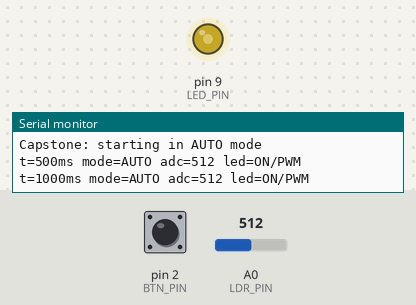
Bench run of a sketch on a simulated Arduino Uno, built with avr-gcc and run on an emulated ATmega328P. On the bench: output pins drawn as LEDs (lit = HIGH), the last lines printed to the serial monitor. Dashed ring = blinking. The inputs (shaded band) are chosen by the test bench; at power-on: A0 (LDR_PIN) = 512, pin 2 (BTN_PIN) HIGH.

Above: at 1.2 s.
1.3 s: A0 (LDR_PIN) set to 716
At 1.6 s:
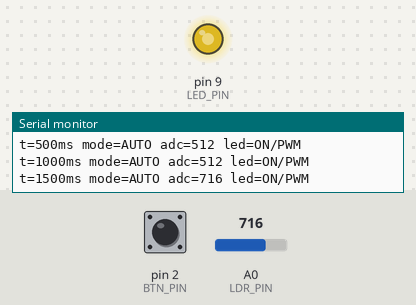
2.8 s: pin 2 (BTN_PIN) pulled LOW for 1 s
At 4.3 s:
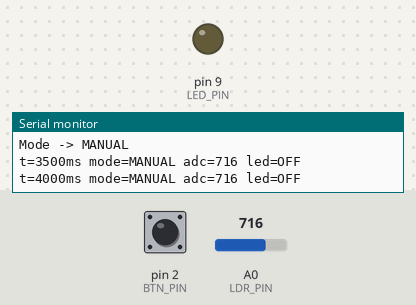
5.3 s: pin 2 (BTN_PIN) pulled LOW for 0.15 s
At 6.6 s:
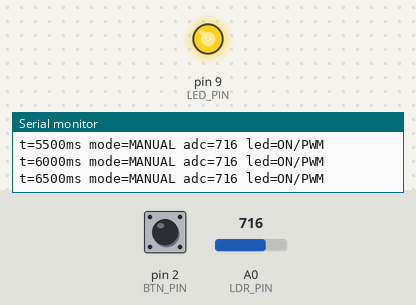
6.9 s: pin 2 (BTN_PIN) pulsed LOW 5 times (0.12 s each, 0.3 s apart)
At 7.47 s:
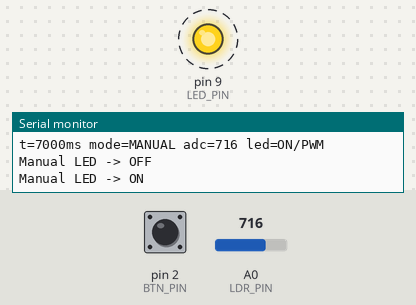
9.9 s: pin 2 (BTN_PIN) driven LOW
At 11.0 s:
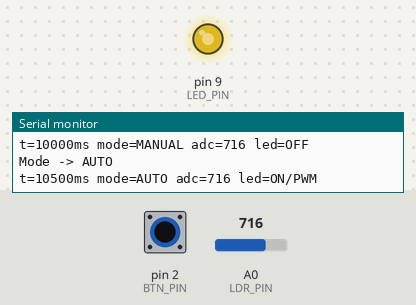
11.9 s: A0 (LDR_PIN) set to 122
At 13.3 s:
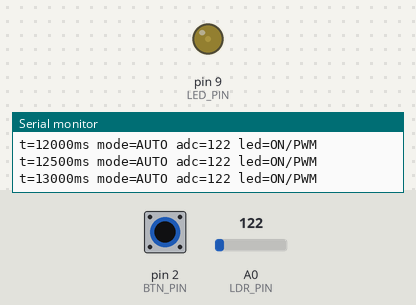
Timing chart, 0 to 14.4 s (numbered marks = the images above; inputs shaded):
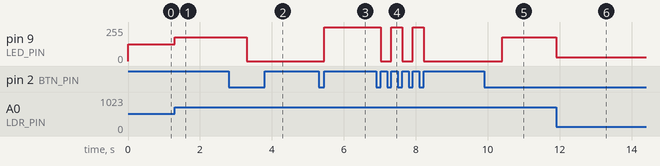

The sketch:

exp-36-putting-it-all-together.ino
```cpp
// Capstone — LDR + LED + button.
// Two modes: AUTO (LDR brightness controls LED) and MANUAL (button toggles
// the LED on/off). Press the button briefly to TOGGLE in MANUAL mode; hold
// the button (>500ms) to SWITCH MODES. Serial logs every state change.

#define LDR_PIN A0
#define LED_PIN 9
#define BTN_PIN 2
#define HOLD_MS 500UL
#define LOG_PERIOD_MS 500UL

enum Mode { AUTO, MANUAL };
Mode mode = AUTO;
bool manualLedOn = false;

int lastBtnReading = HIGH;
unsigned long pressStarted = 0;
bool modeSwitchedThisPress = false;
unsigned long lastLog = 0;

void applyOutput(int adcReading) {
  if (mode == AUTO) {
    // Brighter when darker. ADC reading rises with darkness in this divider.
    int pwm = map(adcReading, 0, 1023, 0, 255);
    analogWrite(LED_PIN, pwm);
  } else {
    digitalWrite(LED_PIN, manualLedOn ? HIGH : LOW);
  }
}

void setup() {
  Serial.begin(9600);
  pinMode(LED_PIN, OUTPUT);
  pinMode(BTN_PIN, INPUT_PULLUP);
  Serial.println("Capstone: starting in AUTO mode");
}

void loop() {
  unsigned long now = millis();
  int btn = digitalRead(BTN_PIN);
  int adc = analogRead(LDR_PIN);

  // Falling edge -> press started.
  if (lastBtnReading == HIGH && btn == LOW) {
    pressStarted = now;
    modeSwitchedThisPress = false;
  }
  // Long-press while held -> switch modes (once per press).
  if (btn == LOW && !modeSwitchedThisPress && (now - pressStarted) >= HOLD_MS) {
    mode = (mode == AUTO) ? MANUAL : AUTO;
    modeSwitchedThisPress = true;
    Serial.print("Mode -> ");
    Serial.println(mode == AUTO ? "AUTO" : "MANUAL");
  }
  // Rising edge -> press released; treat as short-press if no mode switch.
  if (lastBtnReading == LOW && btn == HIGH) {
    if (!modeSwitchedThisPress && (now - pressStarted) < HOLD_MS) {
      if (mode == MANUAL) {
        manualLedOn = !manualLedOn;
        Serial.print("Manual LED -> ");
        Serial.println(manualLedOn ? "ON" : "OFF");
      } else {
        Serial.println("Short press ignored in AUTO mode");
      }
    }
  }
  lastBtnReading = btn;

  applyOutput(adc);

  if (now - lastLog >= LOG_PERIOD_MS) {
    Serial.print("t=");
    Serial.print(now);
    Serial.print("ms mode=");
    Serial.print(mode == AUTO ? "AUTO" : "MANUAL");
    Serial.print(" adc=");
    Serial.print(adc);
    Serial.print(" led=");
    Serial.println((mode == MANUAL && !manualLedOn) ? "OFF" : "ON/PWM");
    lastLog = now;
  }
}
```

Measured:
- after the input at 1.3 s, pin 9 (LED_PIN): 127/255 → 178/255 at once
- after the input at 2.8 s, pin 9 (LED_PIN): 178/255 → 0/255 after 0.50 s
- after the input at 5.3 s, pin 9 (LED_PIN): 0/255 → 255/255 after 0.15 s
- after the input at 6.9 s, pin 9 (LED_PIN): alternates 255/255 for 0.30 s and 0/255 for 0.30 s, 5 changes in all, then stays 0/255, starting after 0.12 s
- after the input at 9.9 s, pin 9 (LED_PIN): 0/255 → 178/255 after 0.50 s
- after the input at 11.9 s, pin 9 (LED_PIN): 178/255 → 30/255 at once
